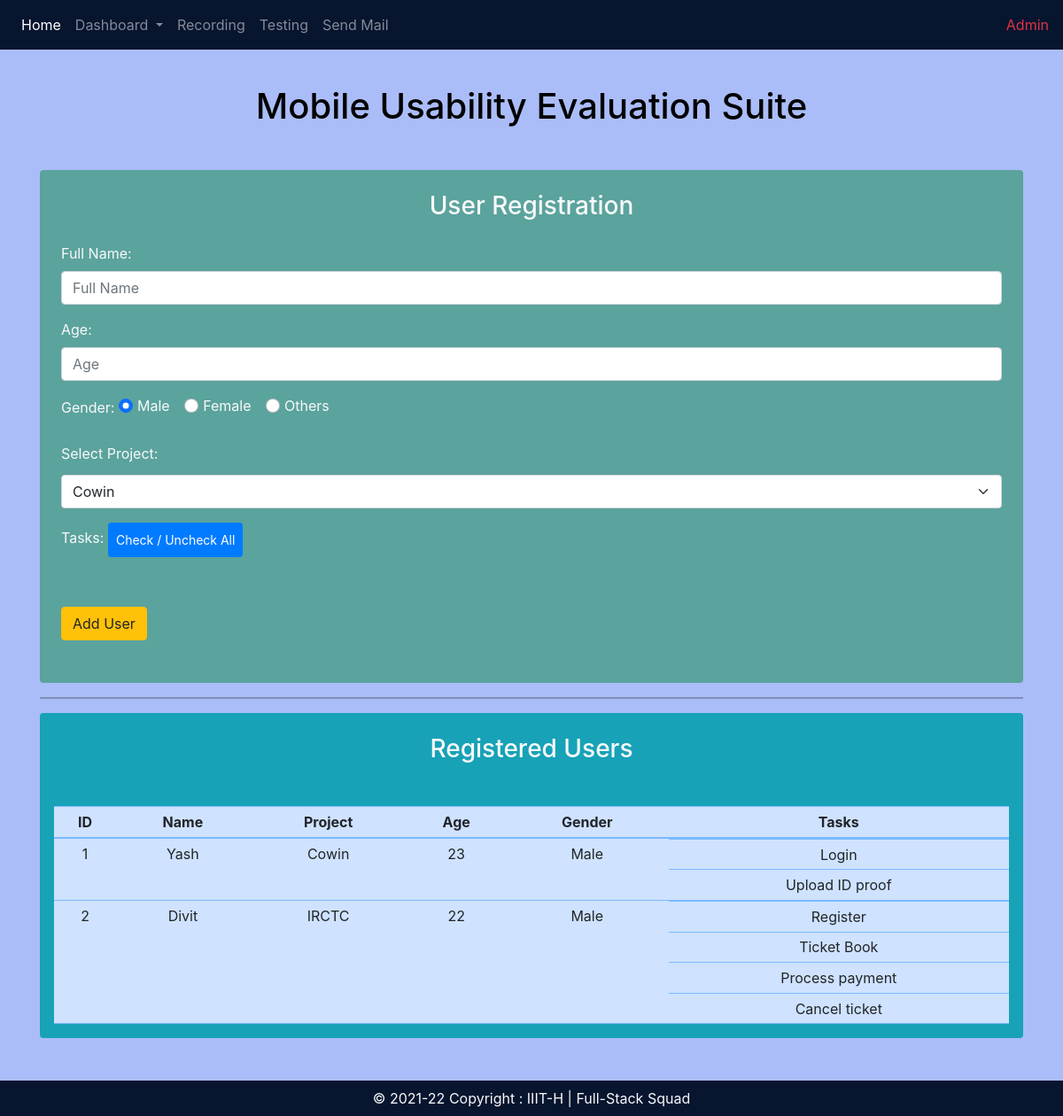
The app's page /user_register, older data.
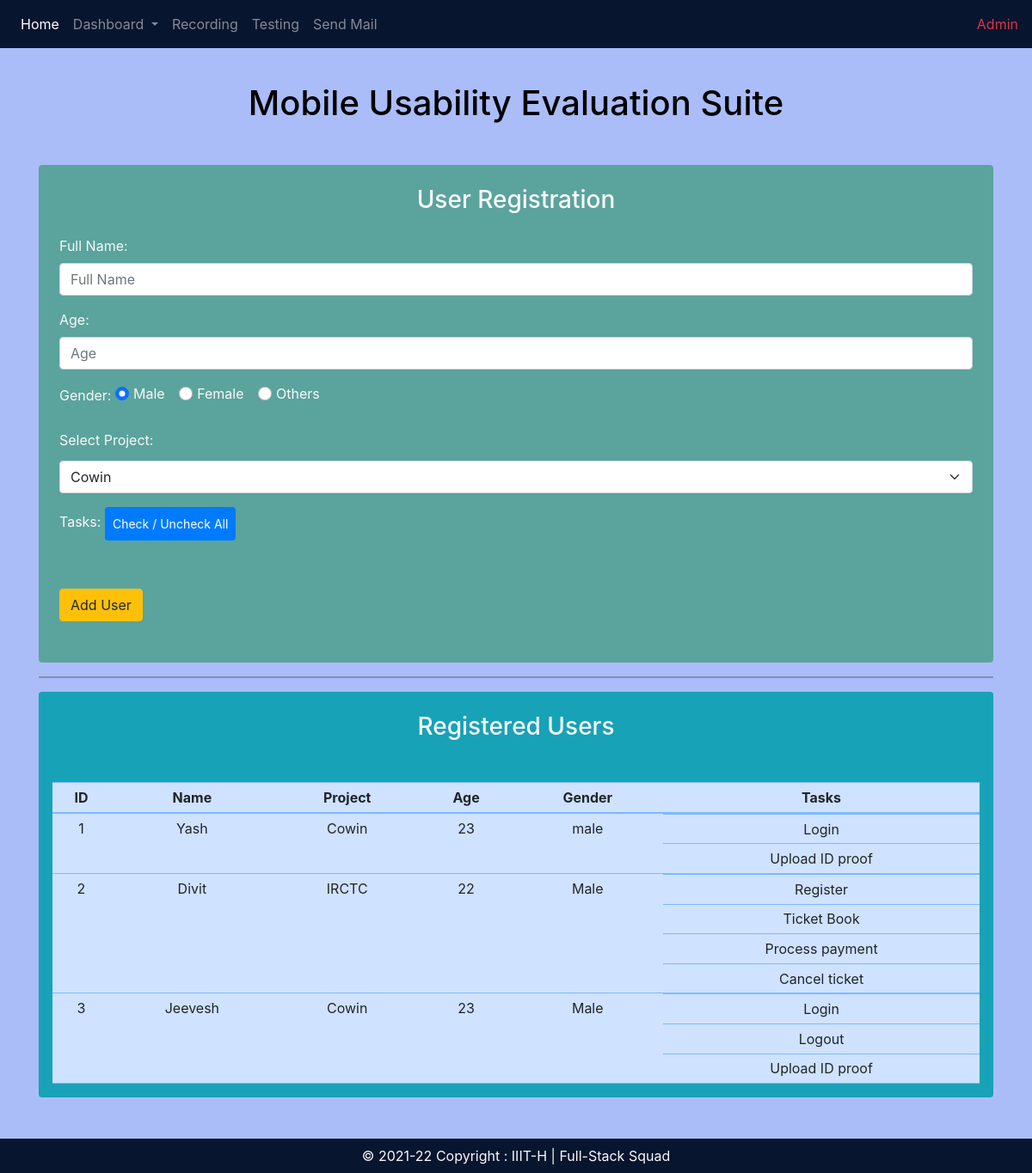
The same page, newer data.
### MUES/models.py (models this page shows, shortened)
class Users(models.Model):
    GENDER = [
        ('male', 'Male'),
        ('female', 'Female'),
        ('others', 'Others'),
    ]
    name = models.CharField(max_length=20)
    project = models.ForeignKey(Projects,on_delete=CASCADE)
    age = models.IntegerField()
    gender = models.CharField(max_length=6,choices=GENDER,default='male')
    tasks = models.ManyToManyField(Tasks)
    problems = models.TextField(blank=True)

class Projects(models.Model):
    name = models.CharField(max_length=20)
    description = models.TextField()
    tasks = models.ManyToManyField('Tasks')
    def __str__(self):
        return self.name

class Tasks(models.Model):
    project = models.ForeignKey(Projects,on_delete=CASCADE,related_name="pp")
    name = models.CharField(max_length=50)

### MUES/views.py (the view, shortened to what this page needs)
# urls.py: path("user_register", views.user_register, name='user'),
def user_register(request):
    tasks = Tasks.objects.values()
    projects = Projects.objects.values()
    users = Users.objects.all()
    data = {"tasks":tasks, "users":users, "projects":projects}
    if request.method == 'GET':
        return render(request,"MUES/user_register.html",data)

### MUES/templates/MUES/user_register.html (shortened to what this page needs)
{% extends 'MUES/base.html' %}
{% block body %}
<div class="container py-5" style="background-color: rgb(171, 189, 248);">
  <h1 class="text-center text-black m-5">Mobile Usability Evaluation Suite</h1>
  <div>
    <form id="userDetails" class="rounded p-4 text-light" style="background-color: #5ba39d;" method="post" action="user_register"
      proj-names-url="{% url 'ajax_load_tasks' %}">
      <h3 class="text-center mb-4">User Registration</h3>
      <div class="form-group">
        <label for="name">Full Name: </label>
        <input type="text" class="form-control" name="username" placeholder="Full Name" aria-label="Full Name"
          id="name" />
      </div>
      <div class="form-group">
        <label for="age">Age: </label>
        <input type="number" class="form-control" name="userage" placeholder="Age" aria-label="Age" id="age"/>
      </div>
      <div class="form-group">
        <label for="gender">Gender: </label>
        <div class="form-check form-check-inline">
          <input class="form-check-input" type="radio" name="gender" id="inlineRadio1" value="Male" checked />
          <label class="form-check-label" for="inlineRadio1">Male</label>
        </div>
        <div class="form-check form-check-inline">
          <input class="form-check-input" type="radio" name="gender" id="inlineRadio2" value="Female" />
          <label class="form-check-label" for="inlineRadio2">Female</label>
        </div>
        <div class="form-check form-check-inline">
          <input class="form-check-input" type="radio" name="gender" id="inlineRadio3" value="Others" />
          <label class="form-check-label" for="inlineRadio2">Others</label>
        </div>
      </div>
      <div>
        <label class="py-1" for="URL">Select Project:</label>
        <select name ="projid" id="proj_name" class="form-select" aria-label="select example">
          {% for proj in projects %}
          <option value="{{proj.id}}">{{proj.name}}</option>
          {% endfor %}
        </select>
      </div>
      <label for="tasks">Tasks: </label>
      <button id="checkBtn" class="btn btn-sm btn-primary my-3 p-2">Check / Uncheck All</button>
      <button id="s" type="submit" class="btn btn-warning my-4">
        Add User
      </button>
    </form>
  </div>
  <hr width="100%" class="bg-black">
  <div class="mt-2 bg-info rounded p-3">
    <h3 class="text-center text-light mt-2">Registered Users</h3>
    <table class="table text-center table-primary table-sm mt-5 mb-0">
      <thead>
        <tr>
          <th scope="col-1">ID</th>
          <th scope="col-3">Name</th>
          <th scope="col-1">Project</th>
          <th scope="col-1">Age</th>
          <th scope="col-3">Gender</th>
          <th scope="col-4">Tasks</th>
        </tr>
      </thead>
      <tbody id="data">
        {% for user in users %}
        <tr class="">
          <td rowspan="{{user.tasks.all|length|add:1}}" scope="col-1">{{user.id}}</td>
          <td rowspan="{{user.tasks.all|length|add:1}}" scope="col-3">{{user.name}}</td>
          <td rowspan="{{user.tasks.all|length|add:1}}" scope="col-3">{{user.project}}</td>
          <td rowspan="{{user.tasks.all|length|add:1}}" scope="col-1">{{user.age}}</td>
          <td rowspan="{{user.tasks.all|length|add:1}}" scope="col-2">{{user.gender}}</td>
          <td scope="col-5" class="p-0">
            {% for task in user.tasks.all %}
        <tr>
          <td>{{task.name}}</td>
        </tr>
        {% endfor %}
        </td>
        </tr>
        {% endfor %}
      </tbody>
    </table>
  </div>
</div>
{% endblock %}

### MUES/templates/MUES/base.html (shortened to what this page needs)
<!doctype html>
<html lang="en">
<head>
    <link href="https://cdn.jsdelivr.net/npm/bootstrap@5.1.3/dist/css/bootstrap.min.css" rel="stylesheet"
>
    <link rel="stylesheet" href="https://cdn.jsdelivr.net/npm/bootstrap@4.6.1/dist/css/bootstrap.min.css"
>
    <link rel="stylesheet" href="https://cdn.jsdelivr.net/npm/bootstrap-icons@1.7.0/font/bootstrap-icons.css">
</head>
<body>
    {% load static %}
    <div class="container-fluid p-0 m-0" style="background-color: rgb(171, 189, 248);">
        <nav class="navbar fixed-top navbar-expand-lg navbar-dark" style="background-color: rgb(8,21,47);">
            <div class="container-fluid p-0">
                <div class="collapse navbar-collapse" id="navbarSupportedContent">
                    <ul class="navbar-nav me-auto mb-2 mb-lg-0">
                        <li class="nav-item">
                            <a class="nav-link active" aria-current="page" href="{% url 'home' %}">Home</a>
                        </li>
                        <li class="nav-item dropdown">
                            <a class="nav-link dropdown-toggle" href="#" id="navbarDropdown" role="button"
                                data-bs-toggle="dropdown" aria-expanded="false">
                                Dashboard
                            </a>
                        </li>
                        <li class="nav-item">
                            <a class="nav-link" href="{% url 'recording' %}">Recording</a>
                        </li>
                        <li class="nav-item">
                            <a class="nav-link" href="{% url 'testing' %}">Testing</a>
                        </li>
                        <li class="nav-item">
                            <a class="nav-link" href="{% url 'mail' %}">Send Mail</a>
                        </li>
                    </ul>
                    <span class="nav-item">
                        <a target="_blank" class="nav-link text-danger px-0" href="/../admin">Admin</a>
                    </span>
                </div>
            </div>
        </nav>
        {% block body %}
        {% endblock %}
    </div>
    <footer class="text-light text-center text-lg-start" style="background-color:  rgb(8 21 47);">
        <div class="text-center p-2">
            © 2021-22 Copyright : IIIT-H | Full-Stack Squad
        </div>
    </footer>
</body>
</html>

Row changes from the older to the newer data that the page shows:
changed Users "Yash": gender "Male" → "male"
added Users: id "3", name "Jeevesh", project "Cowin", age "23", gender "Male", Tasks (name "Login"), Tasks (name "Upload ID proof")
now on this page (row unchanged): Tasks: name "Logout", shown under "3"
